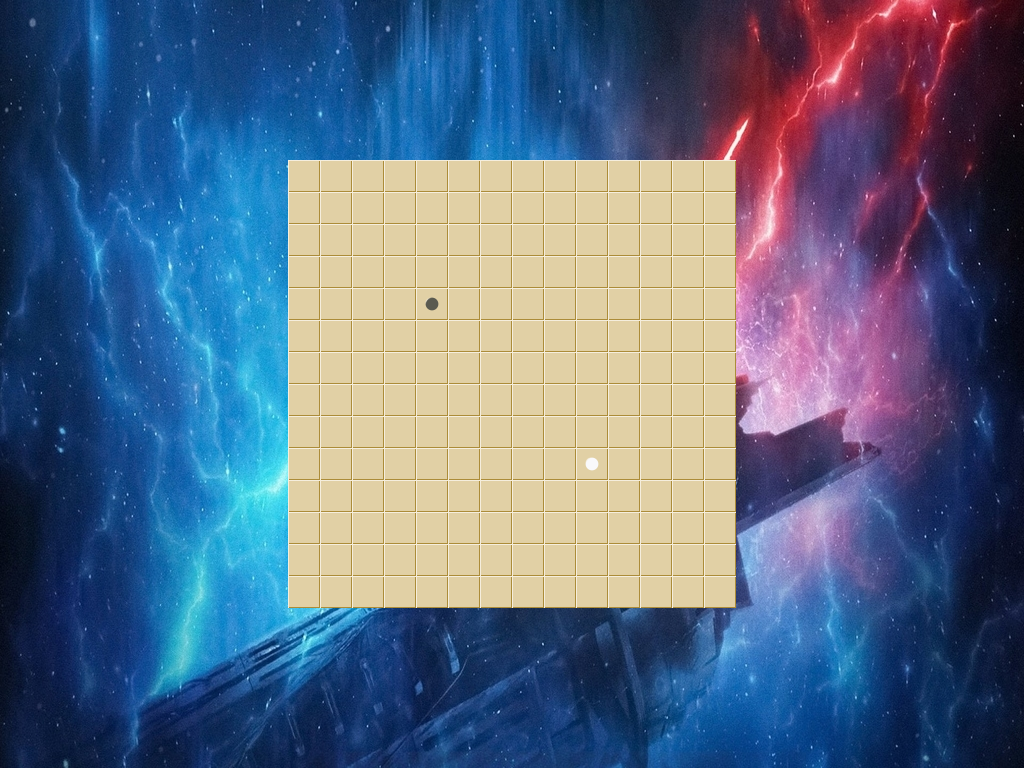

Rendered tile map (Tiled .tmx) drawn with the repository's tilesets; below, a short description and the map source with its tile grids summarised:
An orthogonal 32x24 tile map with 32x32 px tiles, 1 tile layer (Tile Layer), 1 image layer and 43 objects (0I1, 0I2, 0I3, 0I4, 0I5, ...).

<map version="1.8" tiledversion="1.8.4" orientation="orthogonal" renderorder="right-down" compressionlevel="0" width="32" height="24" tilewidth="32" tileheight="32" infinite="0" nextlayerid="6" nextobjectid="48">
 <tileset firstgid="1" name="tiles" tilewidth="32" tileheight="32" tilecount="6" columns="3">
  <image source="game_squares.png" width="96" height="64" />
 </tileset>
 <imagelayer id="2" name="Image Layer">
  <image source="graph.jpeg" width="1024" height="768" />
 </imagelayer>
 <layer id="1" name="Tile Layer" width="32" height="24">
  <data>[768 cells, 196 non-empty, 3 distinct tile ids]</data>
 </layer>
 <objectgroup id="3" name="Object Layer">
  <object id="1" name="0I1" x="0" y="32" width="32" height="32">
   <properties>
    <property name="Colour" value="Black" />
    <property name="Piece Name" value="I1" />
   </properties>
  </object>
  <object id="3" name="0I2" x="0" y="128" width="32" height="32">
   <properties>
    <property name="Colour" value="Black" />
    <property name="Piece Name" value="I2" />
   </properties>
  </object>
  <object id="4" name="0I3" x="0" y="256" width="32" height="32">
   <properties>
    <property name="Colour" value="Black" />
    <property name="Piece Name" value="I3" />
   </properties>
  </object>
  <object id="5" name="0I4" x="0" y="416" width="32" height="32">
   <properties>
    <property name="Colour" value="Black" />
    <property name="Piece Name" value="I4" />
   </properties>
  </object>
  <object id="6" name="0I5" x="0" y="608" width="32" height="32">
   <properties>
    <property name="Colour" value="Black" />
    <property name="Piece Name" value="I5" />
   </properties>
  </object>
  <object id="7" name="0V3" x="64" y="64" width="32" height="32">
   <properties>
    <property name="Colour" value="Black" />
    <property name="Piece Name" value="V3" />
   </properties>
  </object>
  <object id="8" name="0L4" x="64" y="192" width="32" height="32">
   <properties>
    <property name="Colour" value="Black" />
    <property name="Piece Name" value="L4" />
   </properties>
  </object>
  <object id="9" name="0Y" x="96" y="288" width="32" height="32">
   <properties>
    <property name="Colour" value="Black" />
    <property name="Piece Name" value="Y" />
   </properties>
  </object>
  <object id="10" name="0O4" x="64" y="384" width="32" height="32">
   <properties>
    <property name="Colour" value="Black" />
    <property name="Piece Name" value="O4" />
   </properties>
  </object>
  <object id="11" name="0U" x="64" y="480" width="32" height="32">
   <properties>
    <property name="Colour" value="Black" />
    <property name="Piece Name" value="U" />
   </properties>
  </object>
  <object id="12" name="0N" x="96" y="576" width="32" height="32">
   <properties>
    <property name="Colour" value="Black" />
    <property name="Piece Name" value="N" />
   </properties>
  </object>
  <object id="13" name="0T4" x="32" y="704" width="32" height="32">
   <properties>
    <property name="Colour" value="Black" />
    <property name="Piece Name" value="T4" />
   </properties>
  </object>
  <object id="14" name="0X" x="192" y="64" width="32" height="32">
   <properties>
    <property name="Colour" value="Black" />
    <property name="Piece Name" value="X" />
   </properties>
  </object>
  <object id="15" name="0T5" x="192" y="224" width="32" height="32">
   <properties>
    <property name="Colour" value="Black" />
    <property name="Piece Name" value="T5" />
   </properties>
  </object>
  <object id="16" name="0Z5" x="192" y="352" width="32" height="32">
   <properties>
    <property name="Colour" value="Black" />
    <property name="Piece Name" value="Z5" />
   </properties>
  </object>
  <object id="17" name="0V5" x="160" y="512" width="32" height="32">
   <properties>
    <property name="Colour" value="Black" />
    <property name="Piece Name" value="V5" />
   </properties>
  </object>
  <object id="18" name="0L5" x="128" y="704" width="32" height="32">
   <properties>
    <property name="Colour" value="Black" />
    <property name="Piece Name" value="L5" />
   </properties>
  </object>
  <object id="19" name="0W" x="320" y="64" width="32" height="32">
   <properties>
    <property name="Colour" value="Black" />
    <property name="Piece Name" value="W" />
   </properties>
  </object>
  <object id="20" name="0Z4" x="416" y="96" width="32" height="32">
   <properties>
    <property name="Colour" value="Black" />
    <property name="Piece Name" value="Z4" />
   </properties>
  </object>
  <object id="21" name="0P" x="512" y="32" width="32" height="32">
   <properties>
    <property name="Colour" value="Black" />
    <property name="Piece Name" value="P" />
   </properties>
  </object>
  <object id="22" name="0F" x="640" y="64" width="32" height="32">
   <properties>
    <property name="Colour" value="Black" />
    <property name="Piece Name" value="F" />
   </properties>
  </object>
  <object id="23" name="1W" x="352" y="672" width="32" height="32">
   <properties>
    <property name="Colour" value="White" />
    <property name="Piece Name" value="W" />
   </properties>
  </object>
  <object id="24" name="1Z4" x="448" y="704" width="32" height="32">
   <properties>
    <property name="Colour" value="White" />
    <property name="Piece Name" value="Z4" />
   </properties>
  </object>
  <object id="25" name="1P" x="544" y="640" width="32" height="32">
   <properties>
    <property name="Colour" value="White" />
    <property name="Piece Name" value="P" />
   </properties>
  </object>
  </objectgroup>
</map>
<!-- 19 of 43 objects omitted -->